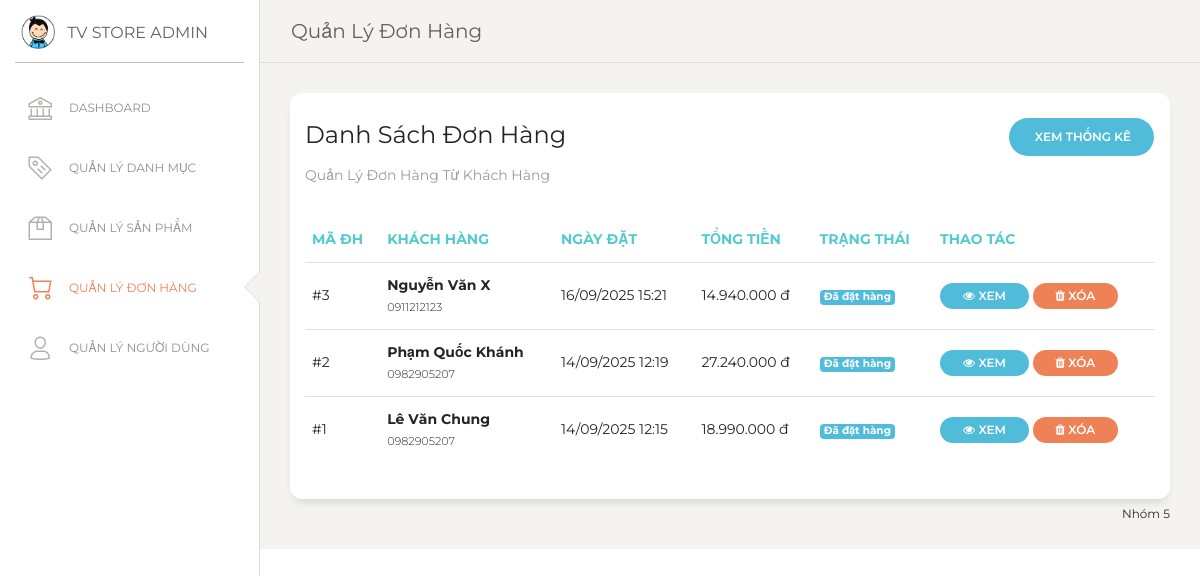
The app's page /admin.php?page=orders&action=index (signed in) with its own data.
### tables this page shows
CREATE TABLE `orders` (
  `id` int(11) NOT NULL,
  `user_id` int(11) DEFAULT NULL,
  `customer_name` varchar(255) DEFAULT NULL,
  `customer_phone` varchar(20) DEFAULT NULL,
  `customer_email` varchar(255) DEFAULT NULL,
  `delivery_address` text DEFAULT NULL,
  `notes` text DEFAULT NULL,
  `order_date` datetime DEFAULT NULL,
  `status` enum('Đã đặt hàng') DEFAULT 'Đã đặt hàng',
  `total_price` decimal(10,2) NOT NULL
);

### controllers/orderController.php (called while the page is built, shortened)
<?php
require_once "models/order.php";
class OrderController {
    private $orderModel;
    public function __construct() {
        $this->orderModel = new Order();
    }
    public function index() {
        $orders = $this->orderModel->getAll();
        include "views/orders/index.php";
    }
}

### config/database.php (called while the page is built, shortened)
<?php
class Database
{
    public static function connect()
    {
        $host = DB_HOST;
        $dbname = DB_NAME;
        $user = DB_USER;
        $pass = DB_PASS;
        try {
            $pdo = new PDO("mysql:host=$host;dbname=$dbname;charset=utf8", $user, $pass);
            $pdo->setAttribute(PDO::ATTR_ERRMODE, PDO::ERRMODE_EXCEPTION);
            $pdo->setAttribute(PDO::ATTR_DEFAULT_FETCH_MODE, PDO::FETCH_ASSOC);
            return $pdo;
        } catch (PDOException $e) {
            throw new Exception("❌ Lỗi kết nối DB: " . $e->getMessage());
        }
    }
}

### models/order.php (called while the page is built, shortened)
<?php
class Order {
    private $conn;
    public function __construct() {
        $this->conn = Database::connect();
    }
    public function getAll() {
        $sql = "SELECT o.*,
                COALESCE(o.customer_name, u.full_name) as customer_name,
                COALESCE(o.customer_phone, u.phone) as customer_phone,
                COALESCE(o.customer_email, u.email) as customer_email,
                o.delivery_address, o.notes
                FROM orders o
                LEFT JOIN users u ON o.user_id = u.id
                ORDER BY o.order_date DESC";
        $result = $this->conn->query($sql);
        return $result->fetchAll();
    }
}

### views/orders/index.php (the view, shortened to what this page needs)
<!doctype html>
<html lang="en">
<head>
  <link href="https://maxcdn.bootstrapcdn.com/font-awesome/latest/css/font-awesome.min.css" rel="stylesheet">
  <link href="/qlbanhang/public/assets/css/bootstrap.min.css" rel="stylesheet" />
  <link href="/qlbanhang/public/assets/css/paper-dashboard.css?v=2.0.1" rel="stylesheet" />
  <link href="/qlbanhang/public/assets/demo/demo.css" rel="stylesheet" />
</head>
<body class="">
  <div class="wrapper ">
    <div class="sidebar" data-color="white" data-active-color="danger">
      <div class="logo">
        <a href="/qlbanhang/admin.php" class="simple-text logo-mini">
          <div class="logo-image-small">
            <img src="/qlbanhang/public/assets/img/logo-small.png">
          </div>
        </a>
        <a href="/qlbanhang/admin.php" class="simple-text logo-normal">TV Store Admin</a>
      </div>
      <div class="sidebar-wrapper">
        <ul class="nav">
          <li>
            <a href="/qlbanhang/admin.php?page=dashboard&action=index">
              <i class="nc-icon nc-bank"></i>
              <p>Dashboard</p>
            </a>
          </li>
          <li>
            <a href="/qlbanhang/admin.php?page=categories&action=index">
              <i class="nc-icon nc-tag-content"></i>
              <p>Quản lý Danh mục</p>
            </a>
          </li>
          <li>
            <a href="/qlbanhang/admin.php?page=products&action=index">
              <i class="nc-icon nc-box-2"></i>
              <p>Quản lý Sản phẩm</p>
            </a>
          </li>
          <li class="active">
            <a href="javascript:void(0)" onclick="toggleOrdersSubmenu()">
              <i class="nc-icon nc-cart-simple"></i>
              <p>
                Quản lý Đơn hàng
              </p>
            </a>
          </li>
          <li>
            <a href="/qlbanhang/admin.php?page=users&action=index">
              <i class="nc-icon nc-single-02"></i>
              <p>Quản lý Người dùng</p>
            </a>
          </li>
        </ul>
      </div>
    </div>
    <div class="main-panel">
      <nav class="navbar navbar-expand-lg navbar-absolute fixed-top navbar-transparent">
        <div class="container-fluid">
          <div class="navbar-wrapper">
            <a class="navbar-brand" href="javascript:;">Quản Lý Đơn Hàng</a>
          </div>
        </div>
      </nav>
      <div class="content">
        <div class="row">
          <div class="col-md-12">
            <div class="card">
              <div class="card-header">
                <div class="row">
                  <div class="col-md-6">
                    <h4 class="card-title">Danh Sách Đơn Hàng</h4>
                    <p class="card-category">Quản lý đơn hàng từ khách hàng</p>
                  </div>
                  <div class="col-md-6 text-right">
                    <a href="/qlbanhang/admin.php?page=orders&action=stats" class="btn btn-info btn-round">
                      <i class="fa fa-chart-bar"></i> Xem Thống Kê
                    </a>
                  </div>
                </div>
              </div>
              <div class="card-body">
                <div class="table-responsive">
                  <table class="table">
                    <thead class="text-primary">
                      <tr>
                        <th>Mã ĐH</th>
                        <th>Khách hàng</th>
                        <th>Ngày đặt</th>
                        <th>Tổng tiền</th>
                        <th>Trạng thái</th>
                        <th>Thao tác</th>
                      </tr>
                    </thead>
                    <tbody>
                      <?php if (!empty($orders)): ?>
                        <?php foreach ($orders as $order): ?>
                          <tr>
                            <td>#<?php echo $order['id']; ?></td>
                            <td>
                              <strong><?php echo htmlspecialchars($order['customer_name']); ?></strong><br>
                              <small><?php echo htmlspecialchars($order['customer_phone']); ?></small>
                            </td>
                            <td><?php echo date('d/m/Y H:i', strtotime($order['order_date'])); ?></td>
                            <td><?php echo number_format($order['total_price'], 0, ',', '.') . ' đ'; ?></td>
                            <td>
                              <?php
                              $statusClass = '';
                              $statusText = '';
                              switch($order['status']) {
                                case 'Đã đặt hàng':
                                  $statusClass = 'badge-info';
                                  $statusText = 'Đã đặt hàng';
                                  break;
                              }
                              ?>
                              <span class="badge <?php echo $statusClass; ?>"><?php echo $statusText; ?></span>
                            </td>
                            <td>
                              <a href="/qlbanhang/admin.php?page=orders&action=view&id=<?php echo $order['id']; ?>"
                                 class="btn btn-info btn-sm btn-round">
                                <i class="fa fa-eye"></i> Xem
                              </a>
                              <a href="/qlbanhang/admin.php?page=orders&action=delete&id=<?php echo $order['id']; ?>"
                                 class="btn btn-danger btn-sm btn-round"
                                 onclick="return confirm('Bạn có chắc muốn xóa đơn hàng này?')">
                                <i class="fa fa-trash"></i> Xóa
                              </a>
                            </td>
                          </tr>
                        <?php endforeach; ?>
                      <?php else: ?>
                        <tr>
                          <td colspan="6" class="text-center">Chưa có đơn hàng nào</td>
                        </tr>
                      <?php endif; ?>
                    </tbody>
                  </table>
                </div>
              </div>
            </div>
          </div>
        </div>
      </div>
      <footer class="footer" style="position: absolute; bottom: 0; width: -webkit-fill-available;">
        <div class="container-fluid">
          <div class="row">
            <nav class="footer-nav">
            </nav>
            <div class="credits ml-auto">
              <span class="copyright">Nhóm 5</span>
            </div>
          </div>
        </div>
      </footer>
    </div>
  </div>
</body>
</html>

### records on screen
orders: id "3", customer_name "Nguyễn Văn X", customer_phone "0911212123", order_date "16/09/2025 15:21", total_price "14.940.000", status "Đã đặt hàng"
orders: id "2", customer_name "Phạm Quốc Khánh", customer_phone "0982905207", order_date "14/09/2025 12:19", total_price "27.240.000", status "Đã đặt hàng"
orders: id "1", customer_name "Lê Văn Chung", customer_phone "0982905207", order_date "14/09/2025 12:15", total_price "18.990.000", status "Đã đặt hàng"
